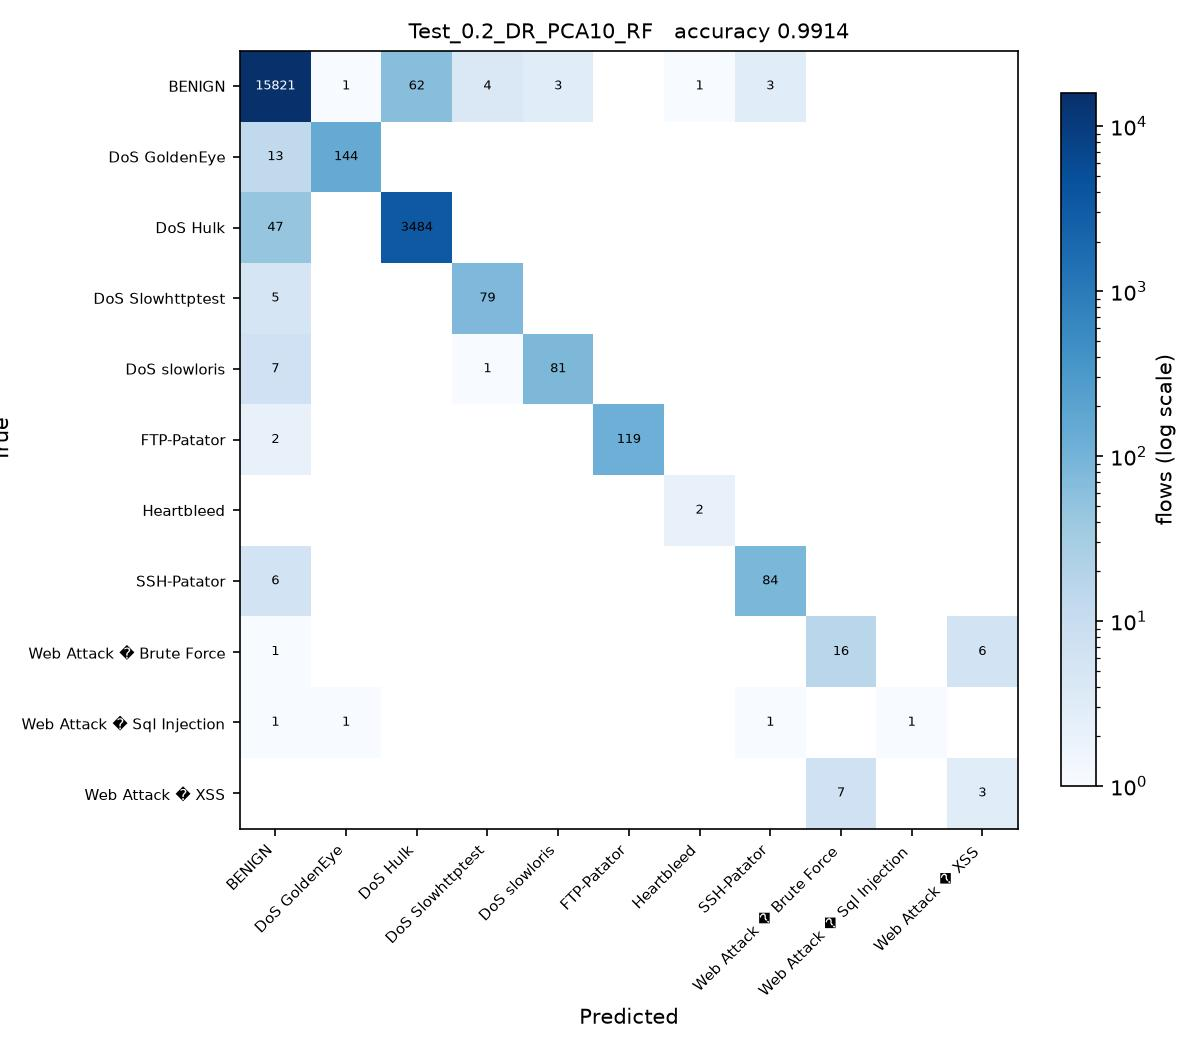

The script that saved this image:
# Test_0.2_DR_PCA10_RF.py
#
# Test size 0.2  |  PCA, 10 components  |  Random Forest (sheet #7)
#
# This is SGDC_60_40.py with the changes marked CHANGE below and nothing else.

import os
from pathlib import Path

# CHANGE 1: find the folder holding the three CSV files and run from there, so
# the plain file names below resolve no matter where this script is started
# from or how deeply it sits inside the project folder.
HERE = Path(__file__).resolve().parent
for PROJECT in [HERE, *HERE.parents]:
    if (PROJECT / 'Tuesday-WorkingHours.pcap_ISCX.csv').exists():
        os.chdir(PROJECT)
        break
else:
    raise SystemExit('Put this folder inside the folder that holds the three '
                     'CIC-IDS2017 CSV files, then run the script again.')
import numpy as np
import pandas as pd

df1 = pd.read_csv('Tuesday-WorkingHours.pcap_ISCX.csv', low_memory=True)
df2 = pd.read_csv('Wednesday-workingHours.pcap_ISCX.csv', low_memory=True)
df3 = pd.read_csv('Thursday-WorkingHours-Morning-WebAttacks.pcap_ISCX.csv', low_memory=True)

dataset = pd.concat([df1, df2, df3], ignore_index=True)

dataset.columns = dataset.columns.str.strip()

# CHANGE 2: a stratified sample of 100000 flows, the same for every run. An RBF
# SVM on all 1.3 million flows would take about an hour per script.
# At least 50 flows of every class are kept.
label = dataset.columns[-1]
dataset = pd.concat(
    [g.sample(n=min(len(g), max(50, round(100000 * len(g) / len(dataset)))), random_state=0)
     for _, g in dataset.groupby(label)],
    ignore_index=True
)

X = dataset.iloc[:, :-1]
y = dataset.iloc[:, -1]

X = X.apply(pd.to_numeric, errors='coerce')

X.replace([np.inf, -np.inf], np.nan, inplace=True)

from sklearn.impute import SimpleImputer

imputer = SimpleImputer(missing_values=np.nan, strategy='mean')
X = imputer.fit_transform(X)

from sklearn.preprocessing import LabelEncoder

labelencoder_y = LabelEncoder()
y = labelencoder_y.fit_transform(y)

from sklearn.model_selection import train_test_split

X_train, X_test, y_train, y_test = train_test_split(
    X,
    y,
    test_size=0.2,   # CHANGE 3: test size
    random_state=0,
    stratify=y
)

# CHANGE 4: PCA, from PCA_LDA_KErnel_PCA_CODE.pdf (fit only on training data)
from sklearn.decomposition import PCA

pca = PCA(n_components=10)
X_train = pca.fit_transform(X_train)
X_test = pca.transform(X_test)

# CHANGE 5: Random Forest (sheet #7) in place of SGDClassifier
from sklearn.ensemble import RandomForestClassifier

classifier = RandomForestClassifier(
    n_estimators=100,
    criterion='entropy',
    random_state=0
)

classifier.fit(X_train, y_train)

y_pred = classifier.predict(X_test) 

from sklearn.metrics import confusion_matrix
from sklearn.metrics import accuracy_score
from sklearn.metrics import precision_score
from sklearn.metrics import recall_score
from sklearn.metrics import f1_score
from sklearn.metrics import classification_report

cm = confusion_matrix(y_test, y_pred)

print("Confusion Matrix:\n")
print(cm)

print("\nAccuracy : {:.4f}".format(accuracy_score(y_test, y_pred)))
print("\nPrecision : {:.4f}".format(precision_score(y_test, y_pred, average='weighted')))
print("\nRecall : {:.4f}".format(recall_score(y_test, y_pred, average='weighted')))
print("\nF1 Score : {:.4f}".format(f1_score(y_test, y_pred, average='weighted')))

print("\nClassification Report:\n")
print(classification_report(y_test, y_pred))

# CHANGE 6: save the confusion matrix as Test_0.2_DR_PCA10_RF.jpg and record the result
import matplotlib
matplotlib.use('Agg')
import matplotlib.pyplot as plt
from matplotlib.colors import LogNorm

here = HERE                     # the folder this script sits in
names = [str(c) for c in labelencoder_y.classes_]
fig, ax = plt.subplots(figsize=(8, 7))
im = ax.imshow(cm, cmap='Blues', norm=LogNorm(vmin=1))
ax.set_xticks(range(len(names)), names, rotation=45, ha='right', fontsize=7)
ax.set_yticks(range(len(names)), names, fontsize=7)
ax.set_xlabel('Predicted')
ax.set_ylabel('True')
ax.set_title('Test_0.2_DR_PCA10_RF   accuracy {:.4f}'.format(accuracy_score(y_test, y_pred)), fontsize=10)
for i in range(cm.shape[0]):
    for j in range(cm.shape[1]):
        if cm[i, j]:
            ax.text(j, i, cm[i, j], ha='center', va='center', fontsize=6,
                    color='white' if cm[i, j] > cm.max() / 3 else 'black')
fig.colorbar(im, ax=ax, fraction=0.04, label='flows (log scale)')
fig.tight_layout()
fig.savefig(here / 'Test_0.2_DR_PCA10_RF.jpg', dpi=150)
plt.close(fig)

row = pd.DataFrame([{
    'Test': 0.2, 'DR': 'PCA10', 'Clas': 'RF',
    'Acc': round(accuracy_score(y_test, y_pred), 4),
    'Pre': round(precision_score(y_test, y_pred, average='weighted'), 4),
    'Rec': round(recall_score(y_test, y_pred, average='weighted'), 4),
    'F1': round(f1_score(y_test, y_pred, average='weighted'), 4),
    'script': 'Test_0.2_DR_PCA10_RF',
}])
out = PROJECT / 'results' / '75_runs_pca.csv'
out.parent.mkdir(exist_ok=True)
if out.exists():
    old = pd.read_csv(out)
    row = pd.concat([old[old['script'] != 'Test_0.2_DR_PCA10_RF'], row], ignore_index=True)
row.to_csv(out, index=False)
